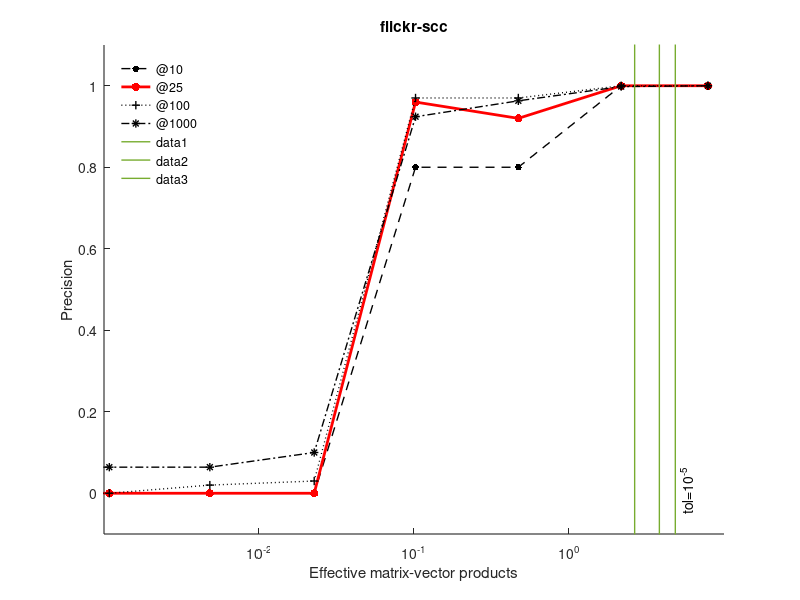

Write MATLAB code to recreate this figure. (Note: this script raises an error after producing the figure.)
function plot_steps_accuracy_flickr

data = load('steps_accuracy');


make_figure(data, 3, 2); % 3th trial on flickr
make_figure(data, 25, 2); % 25th trial on flickr
make_figure(data, 30, 2); % 30th trial on flickr



function make_figure(data, t, ni)

%%
clf; hold all;
h = semilogx(squeeze(data.recordeffmv(ni,:,t)),squeeze(data.recordnn(ni,:,t,:)),'.-');
%semilogx(data.nmults,squeeze(data.recordtsnn(ni,:,t,2)),'.-');
set(gca,'XScale','log');
title(data.nets{ni});
xlim([1e-3,1e1]);
ylim([-0.1,1.1]);

set(gca,'LineWidth',0.8);
set(gca,'XTick',[1e-2,1e-1,1]);

set(h(1),'LineWidth',1,'Color','k','LineStyle','--','MarkerSize',15);
set(h(2),'LineWidth',2,'Color','r','LineStyle','-','MarkerSize',18);
set(h(3),'LineWidth',1,'Color','k','LineStyle',':','Marker','+');
set(h(4),'LineWidth',1,'Color','k','LineStyle','-.','Marker','*');
xlabel('Effective matrix-vector products');
ylabel('Precision');
if ni==2 
    legh = legend('@10','@25','@100','@1000','Location','NorthWest');
else
    legh = legend('@10','@25','@100','@1000','Location','EastOutside');
end
set(legh,'XColor',[0.9,0.9,0.9],'YColor',[0.9,0.9,0.9]);
leglineobjs = findobj(legh,'type','line');
legxd = get(leglineobjs(2),'XData');
mid = mean(legxd);
set(leglineobjs(2:2:end),'XData',[mid-0.1,mid+0.1]);
legend boxoff;

% if ni~=2
%     legp = get(legh,'Position');
%     legp(1) = legp(1) - 0.01;
%     %legp(2) = legp(2) + 0.1;
%     set(legh,'Position',legp);
% else
%     legp = get(legh,'Position');
%     legp(1) = 0.23;
%     legp(2) = 0.6;
%     %legp(2) = legp(2) + 0.1;
%     set(legh,'Position',legp);
% end

for i=1:numel(data.storetols)
    line([data.recordstol(ni,i,t),data.recordstol(ni,i,t)],[-5,5],'LineWidth',1);
    if i==3
    h = text(data.recordstol(ni,i,t)*1.05,-0.05,sprintf('tol=10^{%i}',round(log10(data.storetols(i)))),...
        'Rotation',90,'VerticalAlignment','top');
    end
end


set_figure_size([3,3]);

print(gcf,sprintf('steps-accuracy-%s-%i.eps',data.nets{ni},t),'-depsc2');